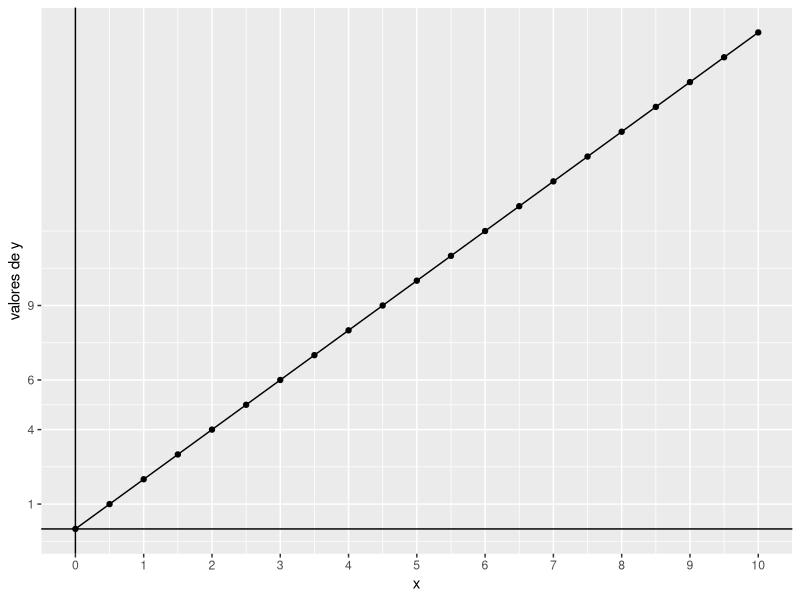

The R script that drew this image: (Note: this script raises an error after producing the figure.)
##clase de graficos
rm(list = ls())
graphics.off()

library(ggplot2)

vectordelasx<-seq(0,10 , by = 0.5)
funcion2x<-function(x){
  return (2*x)
}
misdatosxy<-data.frame(x=vectordelasx,y=funcion2x(vectordelasx))
misdatospunto<-data.frame(x=1,y=1)
migrafica<-ggplot(data = misdatosxy)  ##cargo los datos
migrafica=migrafica+  aes(x = misdatosxy$x, y = misdatosxy$y) ##agrego los ejes 
  migrafica=migrafica+  geom_line()## agrego la linea que une los puntos
migrafica=migrafica+ geom_point() ##agrego los puntos
migrafica=migrafica+geom_hline(yintercept = 0,linetype=1) #agrego el eje x en 0 
migrafica <- migrafica + geom_vline(xintercept=0)
migrafica = migrafica + scale_x_continuous(name = "x", breaks = seq(0,10, by = 1))
migrafica <- migrafica + scale_y_continuous(name = "valores de y", breaks = c(1,4,6,9))
migrafica

x<-seq(2.5,17.5,by=1.875)
fx<-c(0.0013,0.0122,0.0668,0.2266,0.5,0.7734,0.9332,0.9878,0.9987)
modelolineal<-lm(fx~x) ##modelolineal<-lm(fx~poly(x,1)) es lo mismo pero usando poly
#modelolineal<-lm(fx~x+  I(x^2)+  I(x^3)) seria la forma exlicita de ajustar con un polinomio de grado 3
summary(modelolineal)

ylineal=rep(NA,9)
ylineal=predict(modelolineal, newdata = data.frame(x=x))


datapuntos<-data.frame(x=x,y=fx)
datarecta<-data.frame(x=x,y=ylineal)
grafico<-ggplot(data=datapuntos,aes(x=x,y=y)) + geom_point() + geom_line(data=datarecta,color="green") +geom_point(x=9,y=0.41824,size=3,color="red")
splinerecta<-data.frame(x=c(2.5,17.5),y=c(0.0013,0.9987))
grafico<-grafico + geom_line(data=splinerecta, color="blue") + geom_line(data=datalagrange,color="purple")+geom_point(x=9,y=0.3450514,size=3,color="yellow")
grafico
PolinomioLagrange(x,fx,9)
PolinomioLagrange <- function(x, fx, y) {
  n <- length(x)  # Número de puntos
  resultado <- 0  # Inicializa el resultado
  
  # Construir y evaluar el polinomio de Lagrange
  for (i in 1:n) {
    # Calcula el término L_i(y)
    Li <- 1
    for (j in 1:n) {
      if (j != i) {
        Li <- Li * (y - x[j]) / (x[i] - x[j])
      }
    }
    # Suma el término correspondiente al polinomio
    resultado <- resultado + fx[i] * Li
  }
  
  return(resultado)  # Devuelve el valor aproximado
}
ylagrange=rep(NA,9)
for(i in 1:9){
  ylagrange[i]=PolinomioLagrange(x,fx,x[i]) 
}
datalagrange=data.frame(x=x,y=ylagrange)



traza<-TrazadorCubicoNatural(x,fx)
grafiquito<-graficarTrazador(traza,x,fx)
grafiquito<-grafiquito+ geom_line(data=splinerecta, color="blue") + geom_line(data=datalagrange,color="purple")+geom_point(x=9,y=0.3450514,size=3,color="yellow")
grafiquito
graficarTrazador <- function(trazador, x, fx) {
  polinomios <- trazador$polinomios
  a <- trazador$coeficientes$a
  b <- trazador$coeficientes$b
  c <- trazador$coeficientes$c
  d <- trazador$coeficientes$d
  n <- length(x) - 1
  
  # Crear un dataframe para graficar
  x_eval <- c()
  y_eval <- c()
  
  for (i in 1:n) {
    x_intervalo <- seq(x[i], x[i + 1], length.out = 100)
    y_intervalo <- a[i] + 
      b[i] * (x_intervalo - x[i]) + 
      c[i] * (x_intervalo - x[i])^2 + 
      d[i] * (x_intervalo - x[i])^3
    x_eval <- c(x_eval, x_intervalo)
    y_eval <- c(y_eval, y_intervalo)
  }
  
  # Graficar con ggplot2
  library(ggplot2)
  data <- data.frame(x = x_eval, y = y_eval)
  puntos <- data.frame(x = x, y = fx)
  
  plotgraficado<-ggplot(data, aes(x = x, y = y)) +
    geom_line(color = "brown") +
    labs(
      title = "Spline Cúbico Natural",
      x = "x",
      y = "f(x)"
    ) +
    theme_minimal()
  return(plotgraficado)
}
TrazadorCubicoNatural <- function(x, y) {
  # Verificar que x e y tengan la misma longitud
  if (length(x) != length(y)) {
    stop("Los vectores x e y deben tener la misma longitud.")
  }
  
  n <- length(y)
  j <- n - 1
  
  a <- y
  b <- numeric(n)
  c <- numeric(n)
  d <- numeric(n)
  
  A <- numeric(j)
  h <- numeric(j)
  l <- numeric(n)
  u <- numeric(n)
  z <- numeric(n)
  
  # Paso 1: Calcular los tamaños de los subintervalos
  for (i in 1:j) { 
    h[i] <- x[i + 1] - x[i]
  }
  
  # Paso 2: Calcular A[i]
  for (i in 2:j) { 
    A[i] <- (3 * (a[i + 1] - a[i]) / h[i]) - (3 * (a[i] - a[i - 1]) / h[i - 1])
  }
  
  # Paso 3: Condiciones iniciales
  l[1] <- 1
  u[1] <- 0
  z[1] <- 0
  
  # Paso 4: Cálculo de l, u y z
  for (i in 2:j) {
    l[i] <- 2 * (x[i + 1] - x[i - 1]) - h[i - 1] * u[i - 1]
    u[i] <- h[i] / l[i]
    z[i] <- (A[i] - h[i - 1] * z[i - 1]) / l[i]
  }
  
  # Paso 5: Condiciones finales
  l[n] <- 1
  z[n] <- 0
  c[n] <- 0
  
  # Paso 6: Backward substitution para c, b, d
  for (i in seq(j, 1)) {
    c[i] <- z[i] - u[i] * c[i + 1]
    b[i] <- (a[i + 1] - a[i]) / h[i] - h[i] * (c[i + 1] + 2 * c[i]) / 3
    d[i] <- (c[i + 1] - c[i]) / (3 * h[i])
  }
  
  # Paso 7: Construir los polinomios
  polinomios <- vector("character", j)
  for (i in 1:j) {
    polinomios[i] <- paste0(
      a[i], 
      " + ", b[i], " * (x - ", x[i], ")",
      " + ", c[i], " * (x - ", x[i], ")^2",
      " + ", d[i], " * (x - ", x[i], ")^3"
    )
  }
  
  return(list(polinomios = polinomios, coeficientes = data.frame(a, b, c, d)))
}


###nombrar una funcion e integrar el area con simson compuesto de 0 a 4, graficar marcando el area
##f(x)=2*x^4+x^3+2x+2
x<-seq(0,4,by=0.1)
y<-rep(NA,41)
for(i in 1:41){
  y[i]<-cos(x[i])+1.5
}
myframe<-data.frame(x=x,y=y)
library(ggplot2)
grafico<-ggplot(data=myframe,aes(x=x,y=y)) + geom_point() + geom_hline(yintercept=0)+geom_vline(xintercept=0) + geom_area()
grafico


funcionsimp<-function(x){
  return (cos(x)+1.5)
}
trapecio_compuesto(0,4,funcionsimp,4)
simpson_compuesto(0,4,funcionsimp,4)

simpson_compuesto <- function(limiteInferior, limiteSuperior, funcion, n) {
  # Verificar que n sea par
  if (n %% 2 != 0) {
    stop("El número de subintervalos 'n' debe ser par.")
  }
  
  h <- (limiteSuperior - limiteInferior) / n
  suma <- 0
  
  for (i in 1:(n/2)) {
    xi <- limiteInferior + (2*i - 2)*h
    xi_1 <- limiteInferior + (2*i - 1)*h
    xi_2 <- limiteInferior + 2*i*h
    
    # Evaluar la función directamente
    fx0 <- funcion(xi)
    fx1 <- funcion(xi_1)
    fx2 <- funcion(xi_2)
    
    suma <- suma + (h / 3) * (fx0 + 4 * fx1 + fx2)
  }
  return(suma)
}

trapecio_compuesto <- function(limiteInferior, limiteSuperior, funcion, n) {
  # Paso (h) basado en el número de intervalos
  h <- (limiteSuperior - limiteInferior) / n
  
  # Suma inicial con los extremos de la función
  suma <- funcion(limiteInferior) + funcion(limiteSuperior)
  
  # Sumar los puntos intermedios
  for (i in 1:(n-1)) {
    x <- limiteInferior + i * h
    suma <- suma + 2 * funcion(x)
  }
  
  # Multiplicar por h/2 para obtener el resultado
  resultado <- (h / 2) * suma
  return(resultado)
}
x<-c(1,3)
y<-c(NA,NA)
for(i in 1:2){
  y[i]<-funcioncuad(x[i])
}
funcioncuad<-function(x){
  return(-x^2+5*x-2)
}
x3<-seq(1,3,by=0.1)
y3<-rep(NA,21)
for(i in 1:21){
  y3[i]<-funcioncuad(x3[i])
}

myframe3<-data.frame(x=x3,y=y3)
myframe4<-data.frame(x=c(2,2),y=c(3,4))
myframe2<-data.frame(x=x,y=y)
library(ggplot2)
grafico<-ggplot() + geom_point(data=myframe2,aes(x=x,y=y)) + geom_hline(yintercept=0)+geom_vline(xintercept=0) 
grafico<- grafico + geom_line(data=myframe3,aes(x=x,y=y))
grafico<-grafico + geom_line(data=myframe4,aes(x=x,y=y),color="red",linetype = "dashed")
xl<-seq(1,3,by=0.1)
length(xl)
yl<-rep(NA,21)
for(i in 1:21){
  yl[i]<-PolinomioLagrange(x,y,xl[i])
}
myframe2<-data.frame(x=xl,y=yl)

##calculo de la cota
D(expression(log(sin(x)+1)+3*sin(x)),"x")
optimize(expression((-2/(3*2))*(x-1)*(x-3)),interval = c(1,3),maximum=TRUE)

x<-seq(5.075,7.91,by=0.405)
